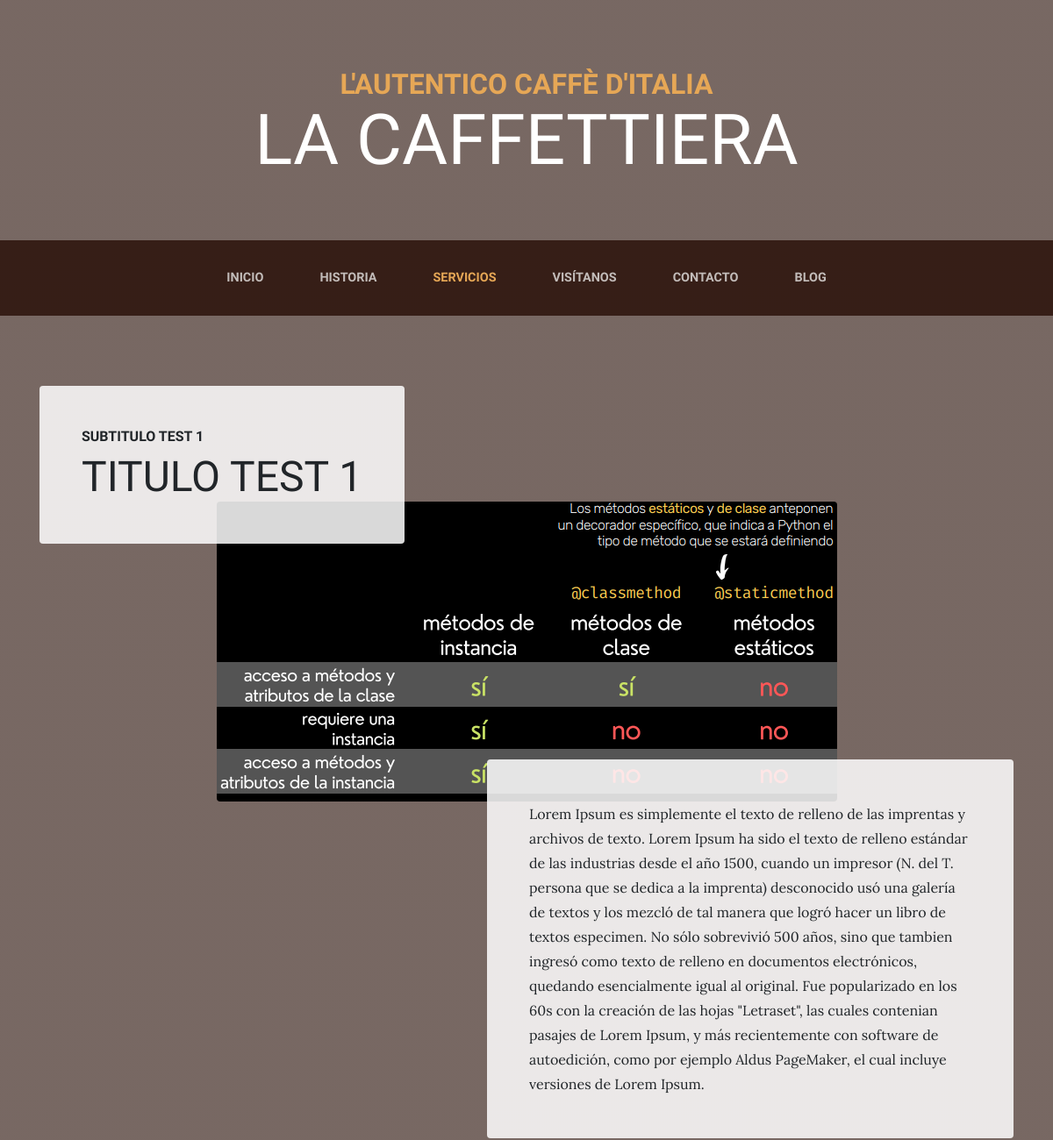
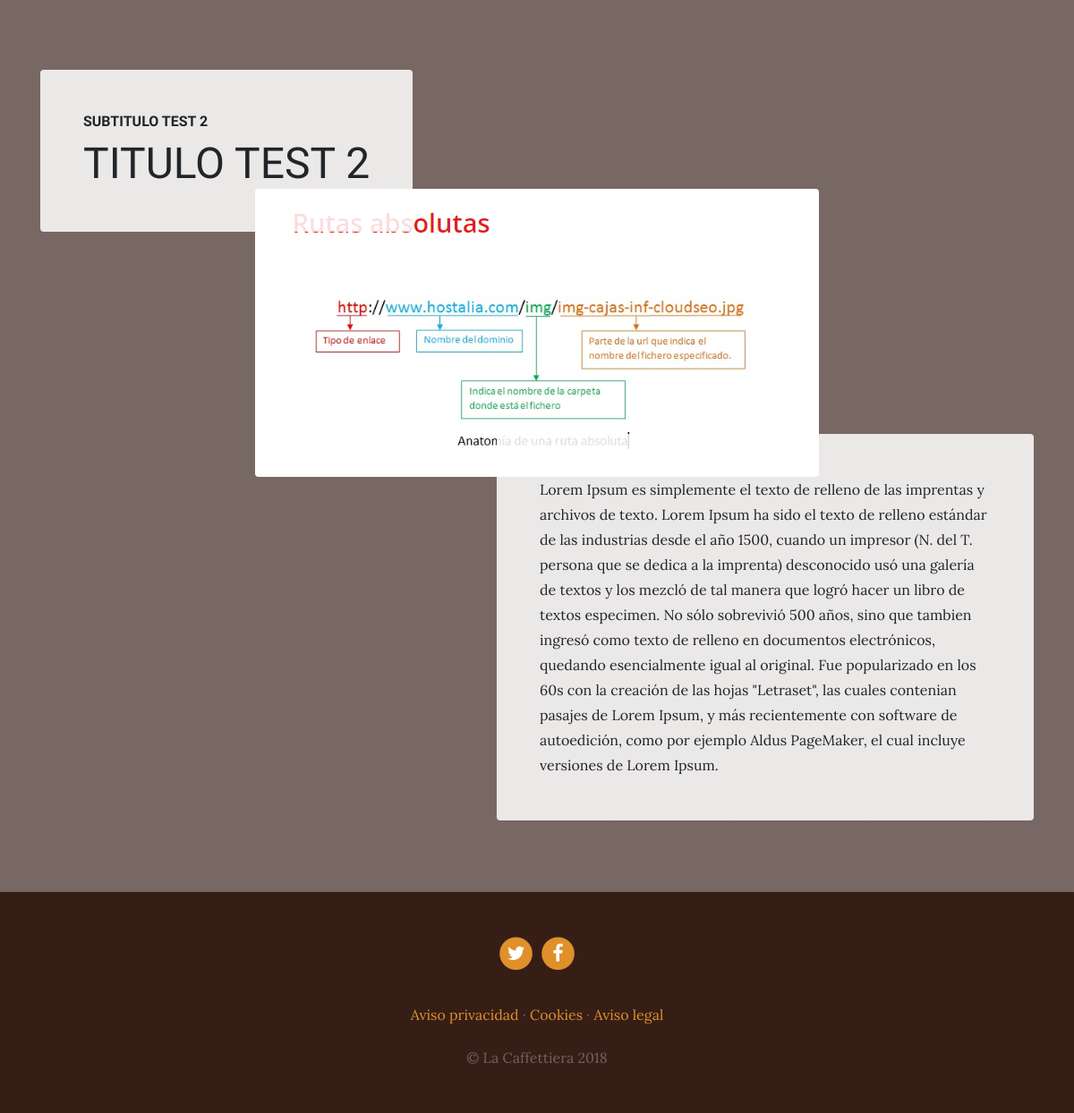
Page /services/ on the committed database (2 pictures, top to bottom).
### services/models.py (models this page shows, shortened)
class Service(models.Model):
    title = models.CharField(max_length=200,  verbose_name= "Titulo")
    subtitle = models.CharField(max_length=200,  verbose_name= "Sub Titulo")
    description = models.TextField(verbose_name= "Descripcion")
    image = models.ImageField(verbose_name= "Image", upload_to='services')
    created = models.DateTimeField(auto_now_add=True, verbose_name= "Fecha creacion")
    update = models.DateTimeField(auto_now=True,  verbose_name= "Fecha Actualizacion")
    class Meta:
        verbose_name = 'proyecto'
        verbose_name_plural = 'proyectos'
        ordering = ['-created']

### pages/models.py (models this page shows, shortened)
class Page(models.Model):
    title= models.CharField(verbose_name='Titulo', max_length=200)
    content = models.TextField(verbose_name='Contenido')
    order = models.SmallIntegerField(verbose_name='Orden', default=0)
    created = models.DateTimeField(auto_now_add=True, verbose_name= "Fecha creacion")
    update = models.DateTimeField(auto_now=True,  verbose_name= "Fecha Actualizacion")
    class Meta:
        verbose_name = 'pagina'
        verbose_name_plural = 'paginas'
        ordering = ['order','title']

### services/views.py (the view)
# urls.py: path("", views.services, name="services"),
def services(request):
    services = Service.objects.all()
    return render(request, 'services/services.html',{'services':services})

### pages/templatetags/pages_extras.py (called while the page is built)
@register.simple_tag
def get_page_list():
    pages = Page.objects.all()
    return pages

### social/processors.py (called while the page is built)
def ctx_dict(request):
    ctx = {}
    links = Link.objects.all()
    for link in links:
        ctx[link.key] = link.url
    return ctx

### services/templates/services/services.html (shortened to what this page needs)
{% extends 'core/base.html' %}
{% load static %}
{% block content %}
{% for service in services reversed %}
<section class="page-section">
  <div class="container">
    <div class="product-item">
      <div class="product-item-title d-flex">
        <div class="bg-faded p-5 d-flex mr-auto rounded">
          <h2 class="section-heading mb-0">
            <span class="section-heading-upper">{{service.subtitle}}</span>
            <span class="section-heading-lower">{{service.title}}</span>
          </h2>
        </div>
      </div>
      <img class="product-item-img mx-auto d-flex rounded img-fluid mb-3 mb-lg-0" src="{{service.image.url}}" alt="">
      <div class="product-item-description d-flex ml-auto">
        <div class="bg-faded p-5 rounded">
          <p class="mb-0">{{service.description}}</p>
        </div>
      </div>
    </div>
  </div>
</section>
{% endfor %}
{% endblock %}

### core/templates/core/base.html (shortened to what this page needs)
<!DOCTYPE html>
<html lang="es">
  <head>
    {% load static %}
    <link href="{% static 'core/vendor/bootstrap/css/bootstrap.min.css' %}" rel="stylesheet">
    <link href="{% static 'core/vendor/font-awesome/css/font-awesome.min.css' %}" rel="stylesheet" type="text/css">
    <link href="{% static 'core/css/business-casual.css' %}" rel="stylesheet">
  </head>
  <body>
    <h1 class="site-heading text-center text-white d-none d-lg-block">
      <span class="site-heading-upper text-primary mb-3">L'autentico caffè d'italia</span>
      <span class="site-heading-lower">La Caffettiera</span>
    </h1>
    <nav class="navbar navbar-expand-lg navbar-dark py-lg-4" id="mainNav">
      <div class="container">
        <div class="collapse navbar-collapse" id="navbarResponsive">
          <ul class="navbar-nav mx-auto">
            <li class="nav-item px-lg-4 {% if request.path == '/' %}active{% endif %}">
              <a class="nav-link text-uppercase text-expanded" href="{% url 'home' %}">Inicio</a>
            </li>
            <li class="nav-item px-lg-4 {% if request.path == '/about/' %}active{% endif %}">
              <a class="nav-link text-uppercase text-expanded" href="{% url 'about' %}">Historia</a>
            </li>
            <li class="nav-item px-lg-4 {% if request.path == '/services/' %}active{% endif %}">
              <a class="nav-link text-uppercase text-expanded" href="{% url 'services' %}">Servicios</a>
            </li>
            <li class="nav-item px-lg-4 {% if request.path == '/store/' %}active{% endif %}">
              <a class="nav-link text-uppercase text-expanded" href="{% url 'store' %}">Visítanos</a>
            </li>
            <li class="nav-item px-lg-4 {% if request.path == '/contact/' %}active{% endif %}">
              <a class="nav-link text-uppercase text-expanded" href="{% url 'contact' %}">Contacto</a>
            </li>
            <li class="nav-item px-lg-4 {% if request.path|slice:":6" == '/blog/' %}active{% endif %}">
              <a class="nav-link text-uppercase text-expanded" href="{% url 'blog' %}">Blog</a>
            </li>
          </ul>
        </div>
      </div>
    </nav>
    {% block content %} {% endblock %}
    <footer class="footer text-faded text-center py-5">
      <div class="container">
        <p class="m-0">
          {% if LINK_TWITTER %}
	        <a href="{{LINK_TWITTER}}" class="link">
	          <span class="fa-stack fa-lg">
	            <i class="fa fa-circle fa-stack-2x"></i>
	            <i class="fa fa-twitter fa-stack-1x fa-inverse"></i>
	          </span>
	        </a>
          {% endif %}
          {% if LINK_FACEBOOK %}
	        <a href="{{LINK_FACEBOOK}}" class="link">
	          <span class="fa-stack fa-lg">
	            <i class="fa fa-circle fa-stack-2x"></i>
	            <i class="fa fa-facebook fa-stack-1x fa-inverse"></i>
	          </span>
	        </a>
          {% endif %}
	    </p>
        <p class="m-0 mbt">
          {% load pages_extras %}
          {% get_page_list as page_list %}
          {% for page in page_list %}
          <a href="{% url 'page' page.id page.title|slugify%}" class="link">{{page.title}}</a> {% if not forloop.last %}·{% endif %}
          {% endfor %}
		</p>
        <p class="m-0 mbt1">&copy; La Caffettiera 2018</p>
      </div>
	</footer>
  </body>
</html>

### core/static/core/css/business-casual.css (style rules this page uses)
body { font-family: 'Lora'; background: linear-gradient(rgba(47, 23, 15, 0.65), rgba(47, 23, 15, 0.65)), url("../img/gomas.jpg"); background-attachment: fixed; background-position: center; background-size: cover; }
h1, h2, h3, h4, h5, h6 { font-family: 'Raleway'; }
p { line-height: 1.75; }
.text-faded { color: rgba(255, 255, 255, 0.3); }
.site-heading { margin-top: 5rem; margin-bottom: 5rem; text-transform: uppercase; line-height: 1; font-family: 'Raleway'; }
.site-heading .site-heading-upper { display: block; font-size: 2rem; font-weight: 800; }
.site-heading .site-heading-lower { font-size: 5rem; font-weight: 100; line-height: 4rem; }
.page-section { margin-top: 5rem; margin-bottom: 5rem; }
.section-heading { text-transform: uppercase; }
.section-heading .section-heading-upper { display: block; font-size: 1rem; font-weight: 800; padding-bottom:.5rem; }
.section-heading .section-heading-lower { display: block; font-size: 3rem; font-weight: 100; }
.bg-faded { background-color: rgba(255, 255, 255, 0.85); }
#mainNav { background-color: rgba(47, 23, 15, 0.9); font-family: 'Raleway'; }
#mainNav .navbar-nav .nav-item .nav-link { color: rgba(255, 255, 255, 0.7); font-weight: 800; }
#mainNav .navbar-nav .nav-item.active .nav-link { color: #e6a756; }
@media (min-width: 992px) { #mainNav .navbar-nav .nav-item .nav-link { font-size: 0.9rem; } }
@media (min-width: 992px) { .product-item .product-item-title { position: relative; z-index: 1; margin-bottom: -3rem; } }
@media (min-width: 992px) { .product-item .product-item-img { position: relative; z-index: 0; max-width: 60vw; } }
@media (min-width: 992px) { .product-item .product-item-description { position: relative; z-index: 1; margin-top: -3rem; max-width: 50vw; } }
.footer { background-color: rgba(47, 23, 15, 0.9); }
.text-primary { color: #e6a756 !important; }
.mbt { padding-top: 2rem; }
.mbt1 { padding-top: 1.25rem; }
a.link { color: #df902a; }

### rows in the picture
Service: subtitle "SUBTITULO TEST 1", title "TITULO TEST 1", image (picture), description "Lorem Ipsum es simplemente el texto de relleno de las imprentas y archivos de texto. Lorem Ipsum ha sido el texto de relleno estándar de las industrias desde el año 1500, cuando un impresor (N. del T. persona que se dedica a la imprenta) desconocido usó una galería de textos y los mezcló de tal manera que logró hacer un libro de textos especimen. No sólo sobrevivió 500 años, sino que tambien ingresó como texto de relleno en documentos electrónicos, quedando esencialmente igual al original. Fue popularizado en los 60s con la creación de las hojas \"Letraset\", las cuales contenian pasajes de Lorem Ipsum, y más recientemente con software de autoedición, como por ejemplo Aldus PageMaker, el cual…"
Service: subtitle "SUBTITULO TEST 2", title "TITULO TEST 2", image (picture), description "Lorem Ipsum es simplemente el texto de relleno de las imprentas y archivos de texto. Lorem Ipsum ha sido el texto de relleno estándar de las industrias desde el año 1500, cuando un impresor (N. del T. persona que se dedica a la imprenta) desconocido usó una galería de textos y los mezcló de tal manera que logró hacer un libro de textos especimen. No sólo sobrevivió 500 años, sino que tambien ingresó como texto de relleno en documentos electrónicos, quedando esencialmente igual al original. Fue popularizado en los 60s con la creación de las hojas \"Letraset\", las cuales contenian pasajes de Lorem Ipsum, y más recientemente con software de autoedición, como por ejemplo Aldus PageMaker, el cual…"
Page: title "Aviso privacidad"
Page: title "Cookies"
Page: title "Aviso legal"
